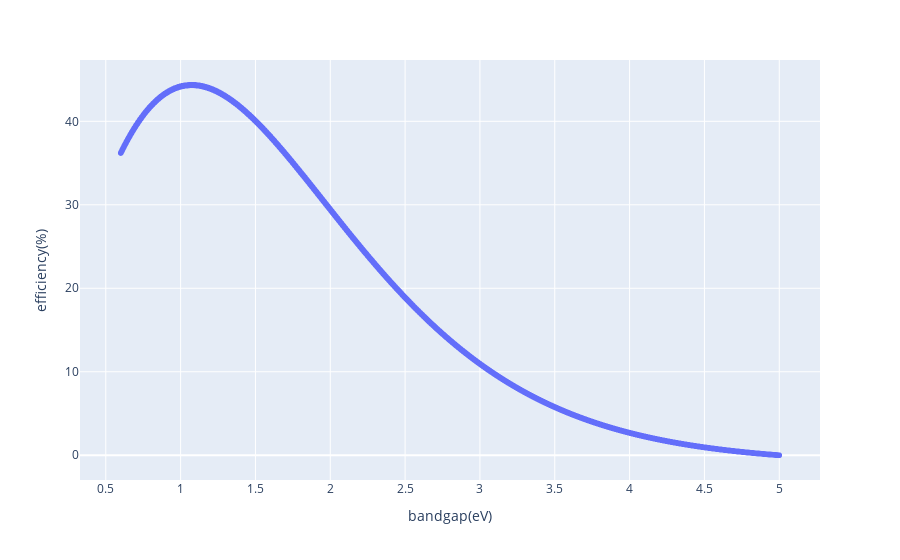

The notebook cell this image was saved under:
### Markdown cell above
# Task 3 (20 points):
Calculate the harvested power depending on the band gap of the absorber material.
You can use the photon energy to do “double duty”:
You can calculate the integral for the photon density versus energy plot for every photon energy point,
starting the integral at that photon energy and multiplying the photon density integral by that photon energy.
Once you have this data set, you can divide it by the value you obtained in Task 2 to get the efficiency.
Finally, plot the efficiency versus photon (or band gap) energy. There should be a peak around 1.2 eV.

### Code cell
solar_power_at_different_photon_energies = []

bandgap_energy = linspace(0.6, 5, num = 2900)  #in eV

for i in range(0, 2900):
	#take integral of
  x = flux_energy_df[flux_energy_df['Energy(eV)'] >= bandgap_energy[i]] ['Energy(eV)']

  temp = trapz(flux_energy_df[
           flux_energy_df['Energy(eV)'] >= bandgap_energy[i]]["Photon Flux(# of photons/(s m^2 eV))"]*bandgap_energy[i]*q, x)

  solar_power_at_different_photon_energies.append(temp)

efficiency = solar_power_at_different_photon_energies / power_density

efficiency_power_df = DataFrame({'efficiency(%)': efficiency * 100, "bandgap(eV)": bandgap_energy})

scatter(efficiency_power_df, y = 'efficiency(%)', x = "bandgap(eV)")

### Figure 1 — Plotly figure (JSON) as saved in the notebook; plotly's stock layout.template omitted (floating-point values rounded to 4 significant figures; data arrays with more than 128 entries replaced by an {"elided": "..."} marker saying what was removed)
{"data": [{"hovertemplate": "bandgap(eV)=%{x}<br>efficiency(%)=%{y}<extra></extra>", "legendgroup": "", "marker": {"color": "#636efa", "symbol": "circle"}, "mode": "markers", "name": "", "showlegend": false, "x": {"elided": "2900 float values"}, "xaxis": "x", "y": {"elided": "2900 float values"}, "yaxis": "y", "type": "scattergl"}], "layout": {"xaxis": {"anchor": "y", "domain": [0.0, 1.0], "title": {"text": "bandgap(eV)"}}, "yaxis": {"anchor": "x", "domain": [0.0, 1.0], "title": {"text": "efficiency(%)"}}, "legend": {"tracegroupgap": 0}, "margin": {"t": 60}}}
